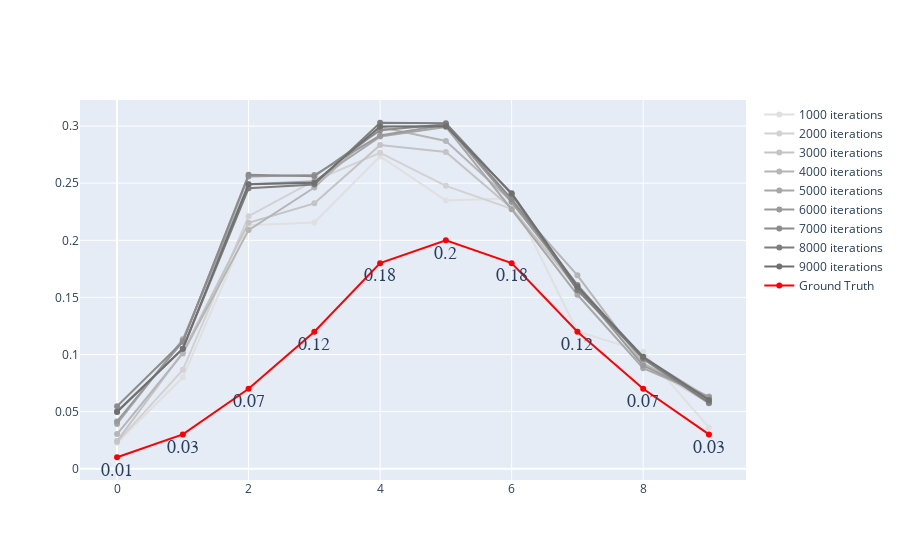

Write notebook code for a chart like this one.
### Code cell
import pandas as pd

probas = imbalance + digit_distribution


df = np.vstack( [ np.array([0,1,2,3,4,5,6,7,8,9]), np.round(digit_distribution ,2)  ] ).T
df = pd.DataFrame(df)
df.columns = ['index', 'ground_truth'] 

for k in estimates_history.keys():
    df[str(k)] = estimates_history[k]


steps = round( (224 - 96) / len(estimates_history.keys() ) )
greys = np.arange(224,96, -steps)

fig = go.Figure( )

for i , k in enumerate( estimates_history.keys() ):
    col = greys[i]
    fig.add_trace(go.Scatter(x=df['index'], y=df[str(k)], line=dict(color='rgb({},{},{})'.format(col,col,col) ) ,mode='lines+markers',  name='{} iterations'.format(k),   showlegend=True ))

fig.add_trace(go.Scatter(x=df['index'], y=df['ground_truth'], text = df['ground_truth'],  line=dict(color='rgb(255,0,0)' ), textfont=dict( family="sans serif", size=18) ,mode='lines+markers+text',  name='Ground Truth',   showlegend=True ))

fig.update_traces(textposition="bottom center")

fig.show(legend=True)

### Figure 1 — Plotly figure (JSON) as saved in the notebook; plotly's stock layout.template omitted (floating-point values rounded to 4 significant figures)
{"data": [{"line": {"color": "rgb(224,224,224)"}, "mode": "lines+markers", "name": "1000 iterations", "showlegend": true, "x": [0, 1, 2, 3, 4, 5, 6, 7, 8, 9], "y": [0.02273, 0.08, 0.2131, 0.2157, 0.2735, 0.2348, 0.2368, 0.1203, 0.1024, 0.03614], "type": "scatter", "textposition": "bottom center"}, {"line": {"color": "rgb(210,210,210)"}, "mode": "lines+markers", "name": "2000 iterations", "showlegend": true, "x": [0, 1, 2, 3, 4, 5, 6, 7, 8, 9], "y": [0.02326, 0.08654, 0.2212, 0.2523, 0.2767, 0.2477, 0.2276, 0.1582, 0.09195, 0.05747], "type": "scatter", "textposition": "bottom center"}, {"line": {"color": "rgb(196,196,196)"}, "mode": "lines+markers", "name": "3000 iterations", "showlegend": true, "x": [0, 1, 2, 3, 4, 5, 6, 7, 8, 9], "y": [0.02419, 0.1019, 0.2153, 0.2324, 0.2835, 0.2773, 0.2281, 0.1578, 0.09737, 0.06226], "type": "scatter", "textposition": "bottom center"}, {"line": {"color": "rgb(182,182,182)"}, "mode": "lines+markers", "name": "4000 iterations", "showlegend": true, "x": [0, 1, 2, 3, 4, 5, 6, 7, 8, 9], "y": [0.0303, 0.101, 0.209, 0.2462, 0.2992, 0.287, 0.2342, 0.1693, 0.09231, 0.06269], "type": "scatter", "textposition": "bottom center"}, {"line": {"color": "rgb(168,168,168)"}, "mode": "lines+markers", "name": "5000 iterations", "showlegend": true, "x": [0, 1, 2, 3, 4, 5, 6, 7, 8, 9], "y": [0.03922, 0.1133, 0.2491, 0.2518, 0.2908, 0.2993, 0.2272, 0.1523, 0.08801, 0.06311], "type": "scatter", "textposition": "bottom center"}, {"line": {"color": "rgb(154,154,154)"}, "mode": "lines+markers", "name": "6000 iterations", "showlegend": true, "x": [0, 1, 2, 3, 4, 5, 6, 7, 8, 9], "y": [0.04132, 0.1115, 0.2559, 0.2571, 0.2917, 0.3012, 0.2335, 0.1596, 0.09032, 0.06238], "type": "scatter", "textposition": "bottom center"}, {"line": {"color": "rgb(140,140,140)"}, "mode": "lines+markers", "name": "7000 iterations", "showlegend": true, "x": [0, 1, 2, 3, 4, 5, 6, 7, 8, 9], "y": [0.05461, 0.1111, 0.2575, 0.2561, 0.2964, 0.3016, 0.2361, 0.161, 0.09613, 0.05738], "type": "scatter", "textposition": "bottom center"}, {"line": {"color": "rgb(126,126,126)"}, "mode": "lines+markers", "name": "8000 iterations", "showlegend": true, "x": [0, 1, 2, 3, 4, 5, 6, 7, 8, 9], "y": [0.05015, 0.1051, 0.2456, 0.2489, 0.303, 0.3026, 0.2405, 0.1563, 0.09684, 0.05832], "type": "scatter", "textposition": "bottom center"}, {"line": {"color": "rgb(112,112,112)"}, "mode": "lines+markers", "name": "9000 iterations", "showlegend": true, "x": [0, 1, 2, 3, 4, 5, 6, 7, 8, 9], "y": [0.04961, 0.1051, 0.249, 0.2505, 0.2997, 0.3, 0.2413, 0.1593, 0.09804, 0.06018], "type": "scatter", "textposition": "bottom center"}, {"line": {"color": "rgb(255,0,0)"}, "mode": "lines+markers+text", "name": "Ground Truth", "showlegend": true, "text": [0.01, 0.03, 0.07, 0.12, 0.18, 0.2, 0.18, 0.12, 0.07, 0.03], "textfont": {"family": "sans serif", "size": 18}, "x": [0, 1, 2, 3, 4, 5, 6, 7, 8, 9], "y": [0.01, 0.03, 0.07, 0.12, 0.18, 0.2, 0.18, 0.12, 0.07, 0.03], "type": "scatter", "textposition": "bottom center"}], "layout": {}}
